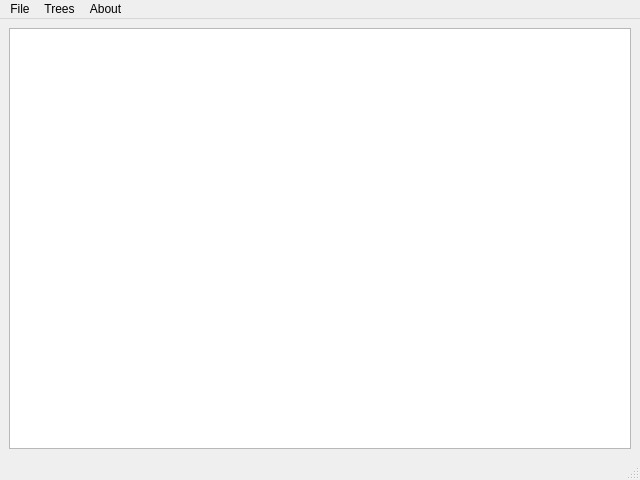
<?xml version="1.0" encoding="UTF-8"?>
<ui version="4.0">
 <class>MainWindow</class>
 <widget class="QMainWindow" name="MainWindow">
  <property name="geometry">
   <rect>
    <x>0</x>
    <y>0</y>
    <width>640</width>
    <height>480</height>
   </rect>
  </property>
  <property name="windowTitle">
   <string>My Family Tree</string>
  </property>
  <property name="iconSize">
   <size>
    <width>32</width>
    <height>32</height>
   </size>
  </property>
  <widget class="QWidget" name="centralwidget">
   <layout class="QGridLayout" name="gridLayout">
    <item row="0" column="0">
     <widget class="QGraphicsView" name="graphicsView">
      <property name="resizeAnchor">
       <enum>QGraphicsView::AnchorUnderMouse</enum>
      </property>
     </widget>
    </item>
   </layout>
  </widget>
  <widget class="QMenuBar" name="menubar">
   <property name="geometry">
    <rect>
     <x>0</x>
     <y>0</y>
     <width>640</width>
     <height>21</height>
    </rect>
   </property>
   <widget class="QMenu" name="menuFile">
    <property name="title">
     <string>File</string>
    </property>
    <widget class="QMenu" name="menu_New">
     <property name="title">
      <string>New</string>
     </property>
     <addaction name="actionNew_Person"/>
     <addaction name="actionNew_Relationship"/>
     <addaction name="actionNew_Tree"/>
    </widget>
    <widget class="QMenu" name="menuEdit">
     <property name="title">
      <string>Edit</string>
     </property>
     <addaction name="actionEdit_Person"/>
     <addaction name="actionEdit_Relationship"/>
    </widget>
    <addaction name="menu_New"/>
    <addaction name="menuEdit"/>
    <addaction name="separator"/>
    <addaction name="actionSave_Tree"/>
    <addaction name="actionLoad_Tree"/>
    <addaction name="separator"/>
    <addaction name="actionExit"/>
   </widget>
   <widget class="QMenu" name="menuTrees">
    <property name="title">
     <string>Trees</string>
    </property>
    <addaction name="actionDescendants"/>
    <addaction name="actionHourglass"/>
   </widget>
   <widget class="QMenu" name="menuAbout">
    <property name="title">
     <string>About</string>
    </property>
    <addaction name="actionPython"/>
    <addaction name="actionPyside"/>
    <addaction name="actionFamily_Tree"/>
   </widget>
   <addaction name="menuFile"/>
   <addaction name="menuTrees"/>
   <addaction name="menuAbout"/>
  </widget>
  <widget class="QStatusBar" name="statusbar"/>
  <action name="actionNew_Person">
   <property name="text">
    <string>New Person</string>
   </property>
  </action>
  <action name="actionNew_Relationship">
   <property name="text">
    <string>New Relationship</string>
   </property>
  </action>
  <action name="actionEdit_Person">
   <property name="text">
    <string>Edit Person</string>
   </property>
  </action>
  <action name="actionEdit_Relationship">
   <property name="text">
    <string>Edit Relationship</string>
   </property>
  </action>
  <action name="actionSave_Tree">
   <property name="text">
    <string>Save Tree</string>
   </property>
  </action>
  <action name="actionLoad_Tree">
   <property name="text">
    <string>Load Tree</string>
   </property>
  </action>
  <action name="actionNew_Tree">
   <property name="text">
    <string>New Tree</string>
   </property>
  </action>
  <action name="actionExit">
   <property name="text">
    <string>Exit</string>
   </property>
  </action>
  <action name="actionDescendants">
   <property name="text">
    <string>Descendants</string>
   </property>
  </action>
  <action name="actionHourglass">
   <property name="text">
    <string>Hourglass</string>
   </property>
  </action>
  <action name="actionPython">
   <property name="text">
    <string>Python</string>
   </property>
  </action>
  <action name="actionPyside">
   <property name="text">
    <string>Pyside</string>
   </property>
  </action>
  <action name="actionFamily_Tree">
   <property name="text">
    <string>Family Tree</string>
   </property>
  </action>
 </widget>
 <tabstops>
  <tabstop>graphicsView</tabstop>
 </tabstops>
 <resources/>
 <connections/>
</ui>
